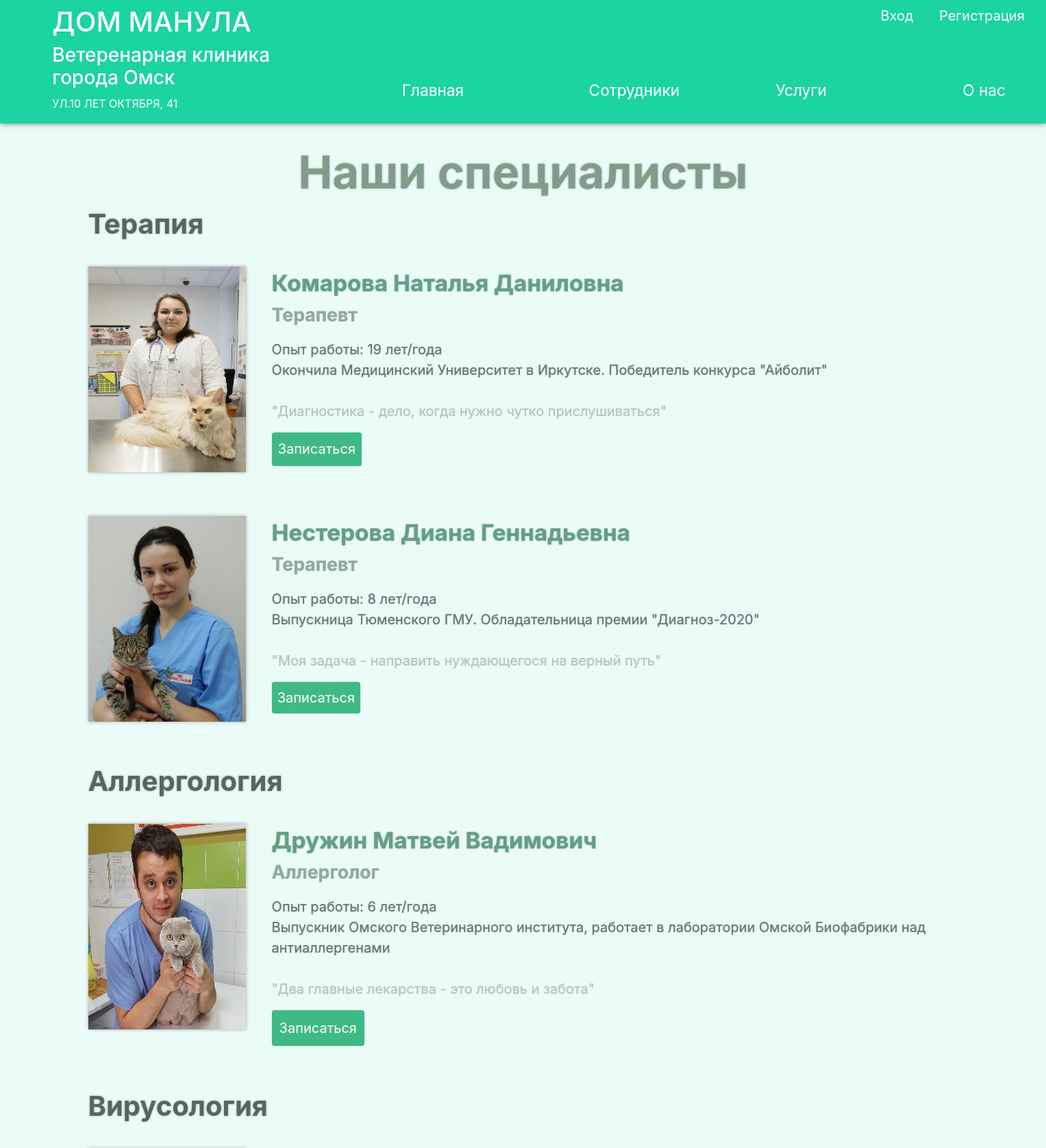
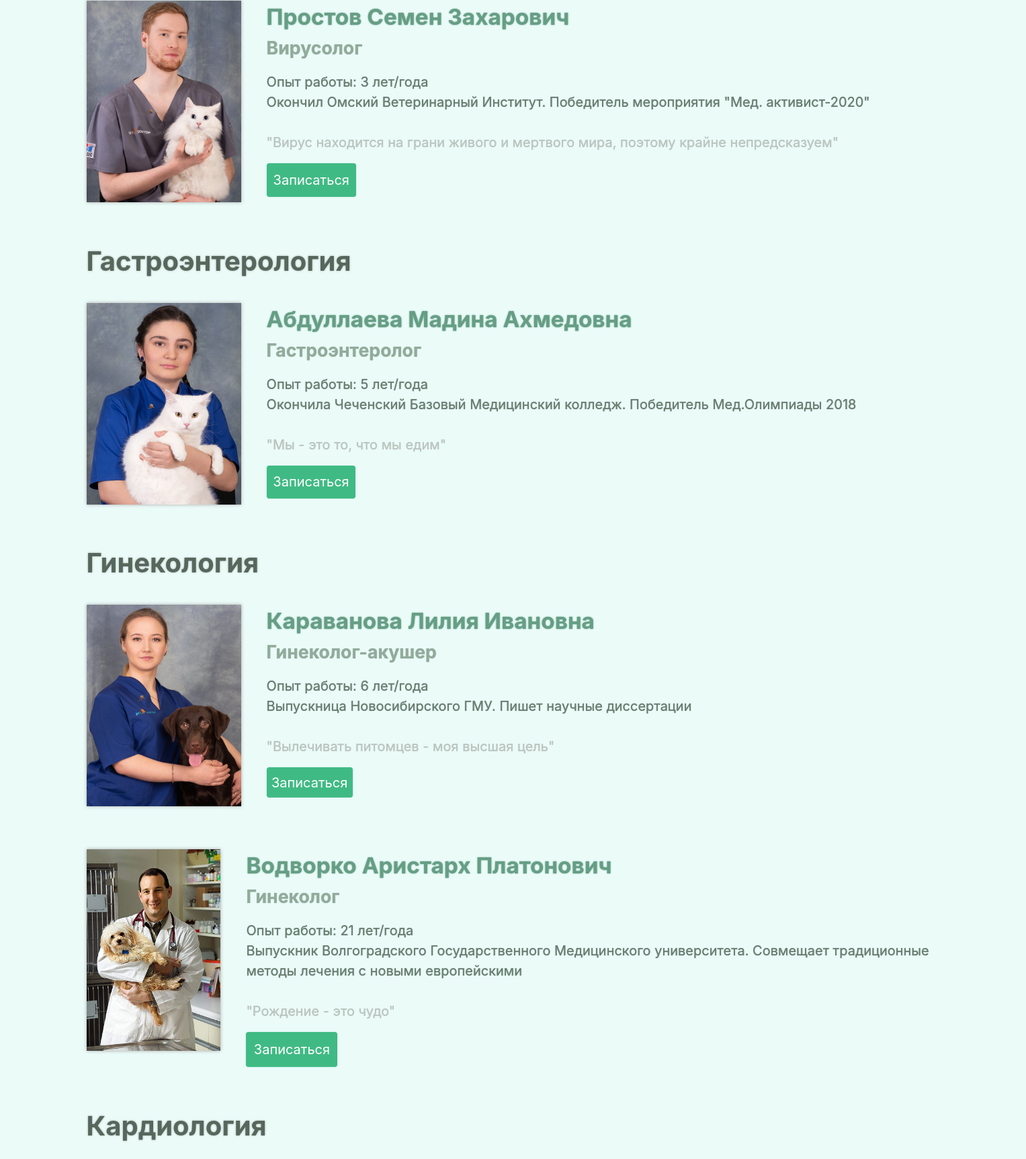
/personal (upper part), run on the app's committed database (2 pictures, top to bottom).
### models/professions.py (models this page shows)
class Department(SqlAlchemyBase, UserMixin, SerializerMixin):
    __tablename__ = 'departments'
    id = sqlalchemy.Column(sqlalchemy.Integer,
                           primary_key=True, autoincrement=True)
    title = sqlalchemy.Column(sqlalchemy.String)
    doctors = orm.relation('Doctor')

### models/doctors.py (models this page shows)
class Doctor(SqlAlchemyBase, UserMixin, SerializerMixin):
    __tablename__ = 'persons'
    id = sqlalchemy.Column(sqlalchemy.Integer,
                           primary_key=True, autoincrement=True)
    name = sqlalchemy.Column(sqlalchemy.String)
    surname = sqlalchemy.Column(sqlalchemy.String)
    sec_name = sqlalchemy.Column(sqlalchemy.String)
    profession = sqlalchemy.Column(sqlalchemy.Integer,
                                sqlalchemy.ForeignKey("departments.id"))
    experience = sqlalchemy.Column(sqlalchemy.Integer)
    quote = sqlalchemy.Column(sqlalchemy.String)
    image = sqlalchemy.Column(sqlalchemy.String)
    description = sqlalchemy.Column(sqlalchemy.String)
    speciality = sqlalchemy.Column(sqlalchemy.String)
    professions = orm.relation('Department')

### main.py (the view)
@app.route('/personal')
def doctors():
    db_name = "db/doctors.db"
    db_session.global_init(db_name)
    db_sess = db_session.create_session()
    doctors = db_sess.query(Doctor).all()
    specialties = {}
    for spec in db_sess.query(Department).all():
        specialties[spec.title] = list(filter(lambda x: x.profession == spec.id, doctors))
    res = make_response(render_template("personal.html", specialties=specialties))
    return res

### models/db_session.py (called while the page is built, shortened)
def global_init(db_file):
    global __factory
    if __factory:
        return

def create_session() -> Session:
    global __factory
    return __factory()

### templates/personal.html
{% extends "base.html" %}
{% block content %}
    <h1 class="center-h1"><b>Наши специалисты</b></h1>
    {% for spec in specialties %}
        {% if specialties[spec] %}
            <h2 class="left-h2"><b>{{ spec }}</b></h2>
            <div class="doctors">
                {% for doctor in specialties[spec] %}
                    <div  class="doctor-div">
                        <img src="static/img/{{ doctor.image }}" class="low-sh" height="300" width="230">
                        <div class="doctor-text">
                            <b class="doctor-name">{{doctor.surname}} {{doctor.name}} {{doctor.sec_name}}</b>
                            <p class="spec-name"><b>{{doctor.speciality}}</b></p>
                            <font class="simple-text">
                                Опыт работы: {{doctor.experience}} лет/года
                                <br>
                                {{doctor.description}}
                                <br><br>
                                <blockquote>"{{doctor.quote}}"</blockquote>
                                <button type="button" class="btn btn-info sign">Записаться</button>
                            </font>
                        </div>
                    </div>
                {% endfor %}
            </div>
        {% endif %}
    {% endfor %}
{% endblock %}

### templates/base.html (shortened to what this page needs)
<!doctype html>
<html lang="en">
    <head>
        <link rel="stylesheet"
              href="https://stackpath.bootstrapcdn.com/bootstrap/4.4.1/css/bootstrap.min.css"
>
        <link rel="stylesheet" href="static/css/style.css">
    </head>
    <body>
        <header>
            <div class="logo">
                <a href="/" class="header-adress">
                    <h1>ДОМ МАНУЛА</h1>
                    <h3>
                        Ветеренарная клиника<br>
                        города Омск
                    </h3>
                </a>
                <a href="https://yandex.ru/maps/-/CCUBvBXDCC" target="_blank" class="header-adress">
                    <p>УЛ.10 ЛЕТ ОКТЯБРЯ, 41</p>
                </a>
            </div>
            <nav class="reg">
                <a href="#" class="header-adress">
                    <font class="p-3">Вход</font>
                </a>
                <a href="#" class="header-adress">
                    <font class="p-3">Регистрация</font>
                </a>
            </nav>
            <nav class="navbar navbar-expand-lg menu">
                <ul class="navbar-nav">
                    <li class="menu-item">
                        <a class="menu-item nav-link header-adress {{ main_status }}" href="/">Главная</a>
                    </li>
                    <li class="menu-item">
                        <a class="menu-item nav-link header-adress {{ crew_status }}" href="#">Сотрудники</a>
                    </li>
                    <li class="menu-item">
                        <a class="menu-item nav-link header-adress {{ price_status }}" href="#">Услуги</a>
                    </li>
                    <li class="menu-item">
                        <a class="menu-item nav-link header-adress {{ self_status }}" href="#">О нас</a>
                    </li>
                </ul>
            </nav>
        </header>
        <main role="main" class="container block-content">
            {% block content %}{% endblock %}
        </main>
    </body>
</html>

### static/css/style.css (style rules this page uses)
* { margin: 0; padding: 0; }
body { background-color: #EAFBF8; }
header { background-color: #1CD3A2; color: #FFFFFF; padding-bottom: 0.5%; padding-top: 0.5%; min-height: 180px; box-shadow: 0 0 8px #696969; transition: all 0.65s; }
a { text-decoration: none; }
.logo { margin-left: 5%; width: 300px; min-width: 350px; float: left; transition: all 0.5s; }
.header-adress { color: #FFFFFF; transition: all 0.85s; }
.reg { float: right; right: 1%; position: absolute; font-size: 15pt; }
.menu { margin-top: 6%; }
.menu-item { padding-right: 30%; padding-left: 30%; min-width: 100px; font-size: 17pt; }
.navbar { mragin-right: 0; }
.block-content { margin-bottom: 3%; margin-top: 2%; min-width: 1300px; }
.center-h1 { text-align: center; color: #809D8B; text-shadow: 0 0 3px #A9A9A9; font-size: 50pt; margin-top: 1%; margin-bottom: 1%; }
.left-h2 { color: #56675C; text-shadow: 0 0 3px #A9A9A9; margin-top: 1%; margin-bottom: 1%; font-size: 30pt; }
.doctors { margin-top: 3%; }
.doctor-div { display: flex; margintop: 1%; margin-bottom: 5%; }
.low-sh { box-shadow: 0 0 5px #A9A9A9; }
.doctor-text { margin-left: 3%; }
.doctor-name { font-size: 25pt; color: #669E85; text-shadow: 0 0 2px #669E85; }
.spec-name { font-size: 20pt; color: #92AB9B; text-shadow: 0 0 1px #92AB9B; }
.simple-text { font-size: 15pt; color: #687D70; text-shadow: 0 0 1px #687D70; }
blockquote { color: #BBC4BE; text-shadow: 0 0 1px #BBC4BE; }
.sign, .sign:focus { background-color: #40BA84; border-color: #40BA84; box-shadow: 0 0 1px #40BA84; font-size: 15pt; padding: 1%; transition: all 0.5s; }

### data on the page
Department: title "Терапия"
Doctor: image (picture), surname "Комарова", name "Наталья", sec_name "Даниловна", speciality "Терапевт", experience "19", description "Окончила Медицинский Университет в Иркутске. Победитель конкурса \"Айболит\"", quote "Диагностика - дело, когда нужно чутко прислушиваться"
Doctor: image (picture), surname "Нестерова", name "Диана", sec_name "Геннадьевна", speciality "Терапевт", experience "8", description "Выпускница Тюменского ГМУ. Обладательница премии \"Диагноз-2020\"", quote "Моя задача - направить нуждающегося на верный путь"
Department: title "Аллергология"
Doctor: image (picture), surname "Дружин", name "Матвей", sec_name "Вадимович", speciality "Аллерголог", experience "6", description "Выпускник Омского Ветеринарного института, работает в лаборатории Омской Биофабрики над антиаллергенами", quote "Два главные лекарства - это любовь и забота"
Department: title "Вирусология"
Doctor: image (picture), surname "Простов", name "Семен", sec_name "Захарович", speciality "Вирусолог", experience "3", description "Окончил Омский Ветеринарный Институт. Победитель мероприятия \"Мед. активист-2020\"", quote "Вирус находится на грани живого и мертвого мира, поэтому крайне непредсказуем"
Department: title "Гастроэнтерология"
Doctor: image (picture), surname "Абдуллаева", name "Мадина", sec_name "Ахмедовна", speciality "Гастроэнтеролог", experience "5", description "Окончила Чеченский Базовый Медицинский колледж. Победитель Мед.Олимпиады 2018", quote "Мы - это то, что мы едим"
Department: title "Гинекология"
Doctor: image (picture), surname "Караванова", name "Лилия", sec_name "Ивановна", speciality "Гинеколог-акушер", experience "6", description "Выпускница Новосибирского ГМУ. Пишет научные диссертации", quote "Вылечивать питомцев - моя высшая цель"
Doctor: image (picture), surname "Водворко", name "Аристарх", sec_name "Платонович", speciality "Гинеколог", experience "21", description "Выпускник Волгоградского Государственного Медицинского университета. Совмещает традиционные методы лечения с новыми европейскими", quote "Рождение - это чудо"
Department: title "Кардиология"
